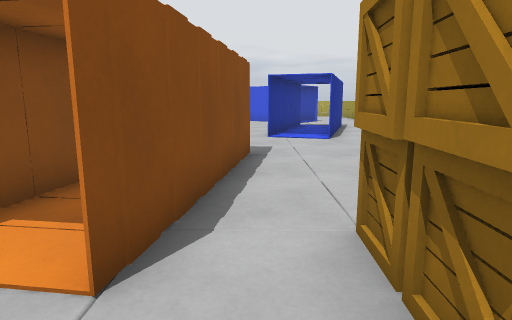
View 1 (above)

24 first-person views from a walk through a Godot game level. The camera is 1.2 m above the floor, tilts 10° down and sees 75° across. The floor is counted in squares, 1 m on a side. Each view is taken from the middle of a square. On the plan, view 1 faces up. The plan holds only what a view shows up to about 14 squares ahead; the rest is blank.

View 2
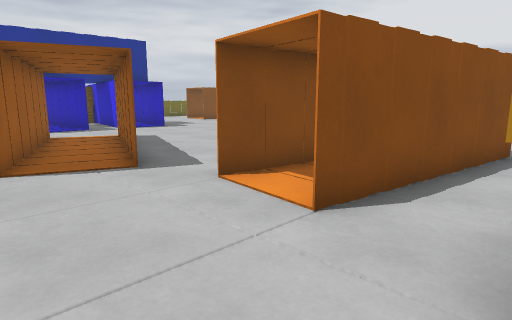

View 3
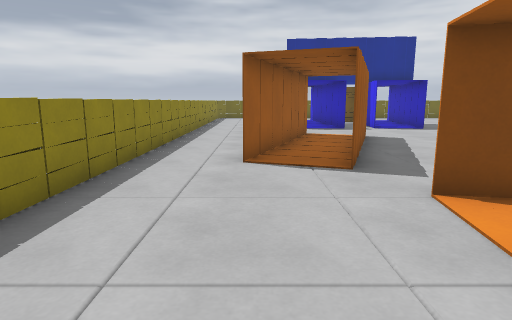

View 4
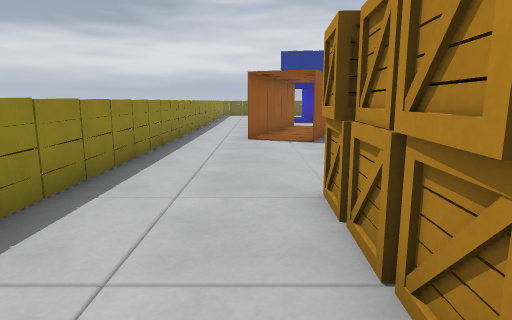

View 5
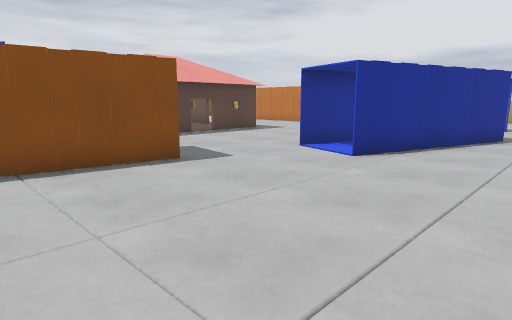

View 6
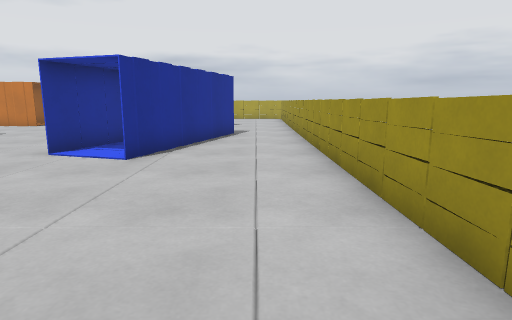

View 7
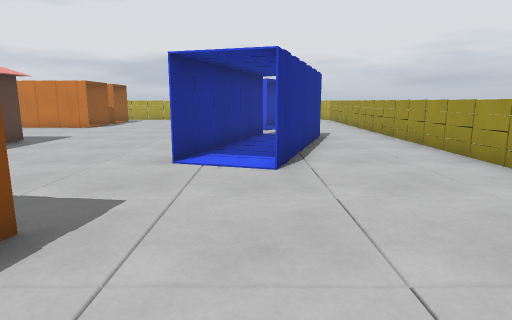

View 8
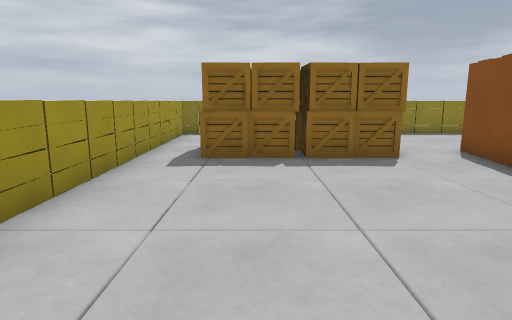

View 9
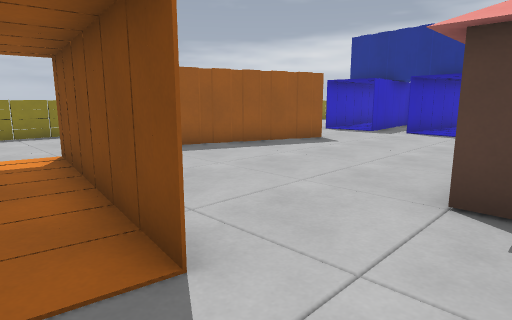

View 10
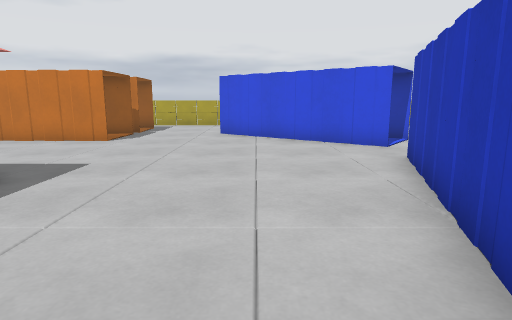

View 11
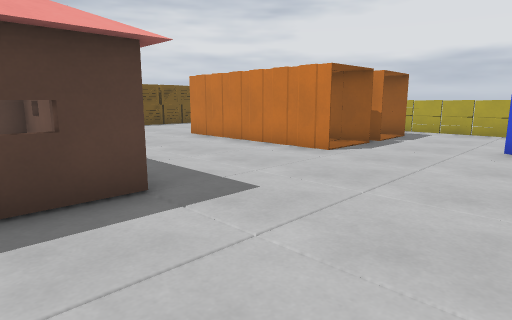

View 12
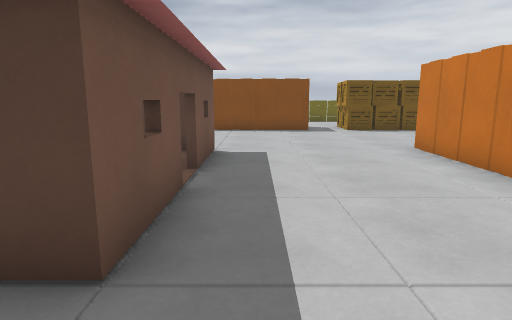

View 13
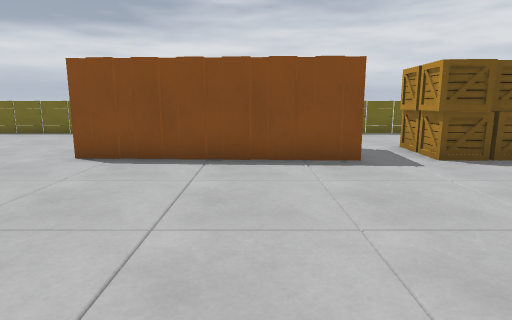

View 14
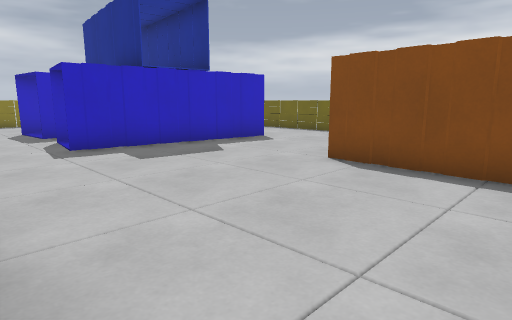

View 15
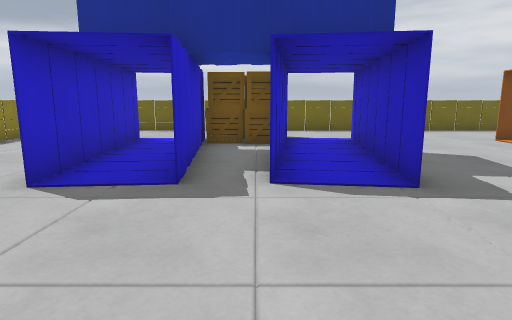

View 16
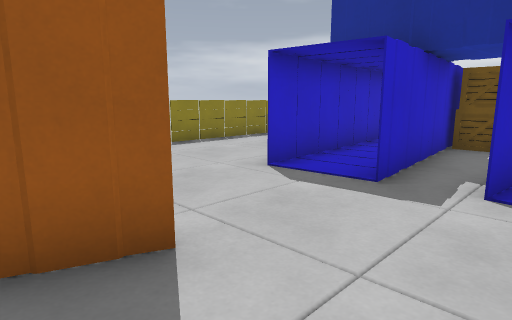

View 17
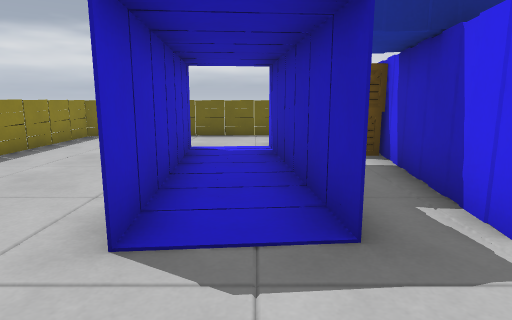

View 18
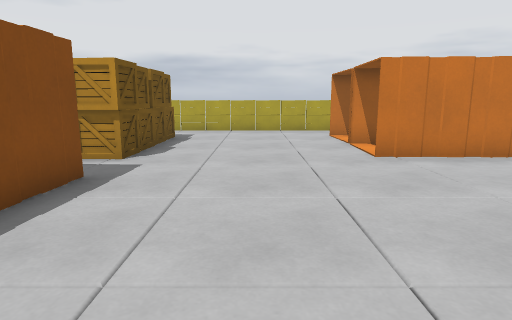

View 19
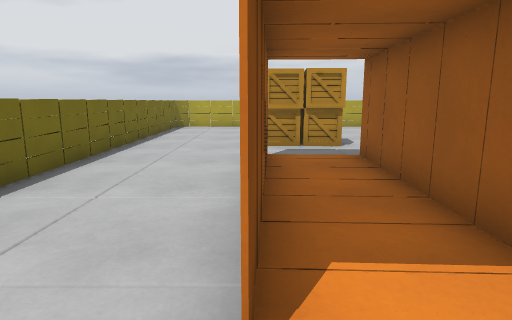

View 20
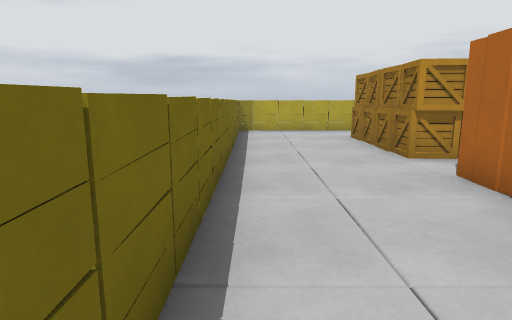

View 21
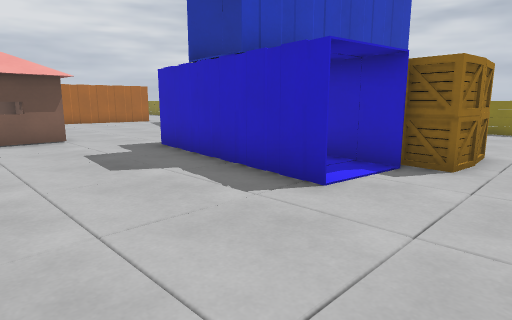

View 22
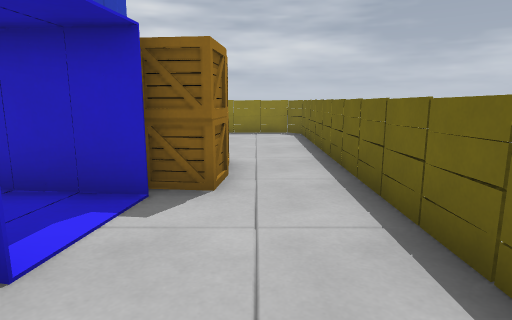

View 23
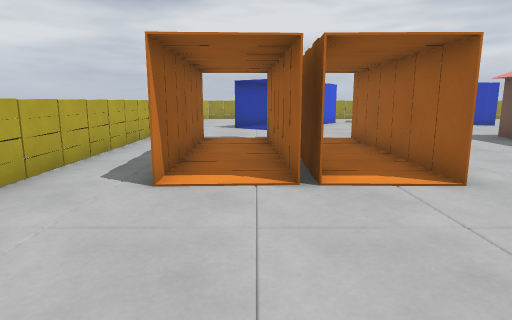

View 24
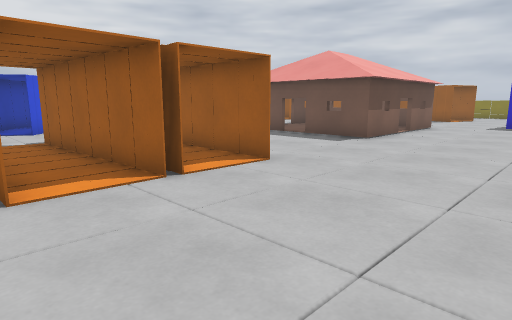

### Floor plan
Key: @ floor where view 1 was taken; # wall or solid block; . floor; C container; R crate.
Columns run from 23 left of view 1 to 7 right of it. Each row starts with its distance up from view 1.
 27 #####################
 26 #....................
 25 #.... ........CCCC....
 24 #...###.....CC    ....
 23 #...###......     .... CC
 22 #...###.....CCCCCC...C  C
 21 #...###......     ....CC  C
 20 #...###.....CCCCCC.....CC ..
 19 #........................C....#
 18 #...C.C.......................#
 17 #...C C..................C ...#
 16 #...C C..................C C..#
 15 #...C C.....#######......C C..#
 14 #...C C.....#     #.....C C...#
 13 #...C C.....#     #.....C C...#
 12 #...........#     #.....C C...#
 11   ..........#     #......CC...#
 10  ...........#     #...........#
  9 #...........#    ##...........#
  8 #...CCCC.............C.C......#
  7 #....   CC...........C C......#
  6 #..R RCC............CC C......#
  5 #..R R.CCC..........C C.......#
  4 #..R RCCCC...C......C C.......#
  3 #... C   .... CCC...C C.#####.#
  2 #...  CCCC..C   CCC...C.#### .#
  1 #...CC...... CCC  ......#### .#
  0 #...........  ..CC.....@... ..#
 -1 #..........................  .#
 -2 #..........................  .#
 -3 ##########################   ##

Where each view was taken, in squares from view 1:
view 1: 0 up, 0 right, facing up
view 2: 1 down, 1 right, facing up-left
view 3: 0 up, 1 right, facing left
view 4: 0 up, 5 right, facing left
view 5: 4 up, 6 right, facing up-left
view 6: 4 up, 5 right, facing up
view 7: 5 up, 2 right, facing up
view 8: 10 up, 4 right, facing down
view 9: 10 up, 1 left, facing down-left
view 10: 10 up, 1 left, facing up
view 11: 13 up, 1 left, facing up-left
view 12: 16 up, 3 left, facing left
view 13: 16 up, 10 left, facing left
view 14: 16 up, 11 left, facing down-left
view 15: 5 up, 9 left, facing left
view 16: 6 up, 9 left, facing down-left
view 17: 3 up, 11 left, facing left
view 18: 13 up, 14 left, facing up
view 19: 11 up, 19 left, facing up
view 20: 13 up, 22 left, facing up
view 21: 12 up, 22 left, facing down-right
view 22: 10 up, 21 left, facing down
view 23: 23 up, 16 left, facing right
view 24: 25 up, 16 left, facing down-right
